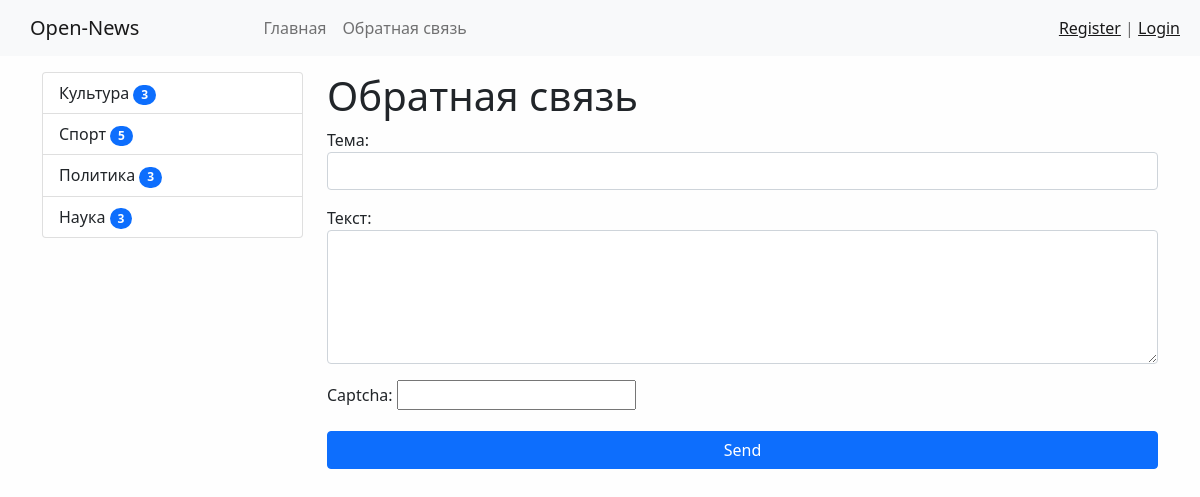
Page /contact/ on the committed database.
### news/models.py (models this page shows, shortened)
class Category(models.Model):
    title = models.CharField(max_length=150, db_index=True, verbose_name='Наименование категории')
    class Meta:
        verbose_name = 'Категорию'
        verbose_name_plural = 'Категории'
        ordering = ['title']
    def get_absolute_url(self):
        return reverse('category', kwargs={'category_id': self.pk})

### news/views.py (the view)
# urls.py: path('contact/', contact, name='contact'),
def contact(request):
    if request.method == 'POST':
        form = ContactForm(request.POST)
        if form.is_valid():
            mail = send_mail(
                form.cleaned_data['subject'],
                form.cleaned_data['content'],
                'tosha-mitrokhin@mail.ru',
                ['vanechka-nikitin-2004@mail.ru'],
                fail_silently=True,
            )
            if mail:
                messages.success(request, 'Письмо отправлено')
                return redirect('contact')
            else:
                messages.error(request, 'Ошибка отправки')
        else:
            messages.error(request, 'Ошибка валидации')
    else:
        form = ContactForm()
    return render(request, 'news/test.html', {'form': form})

### news/forms.py
class ContactForm(forms.Form):
    subject = forms.CharField(
        label='Тема',
        widget=forms.TextInput(attrs={'class': 'form-control'}),
    )
    content = forms.CharField(label='Текст', widget=forms.Textarea(
         attrs={
             "class": "form-control",
             "rows": 5
         }))
    captcha = CaptchaField()

### news/templatetags/news_tags.py (called while the page is built)
@register.inclusion_tag('news/list_categories.html')
def show_categories():
    categories = Category.objects.annotate(cnt=Count('news', filter=F('news__is_published'))).filter(cnt__gt=0)
    return {'categories': categories}

### news/templates/news/test.html (shortened to what this page needs)
{% extends 'base.html' %}
{% block sidebar %}
    {% include 'inc/_sidebar.html' %}
{% endblock %}
{% block content %}
    <h1>Обратная связь</h1>
    <form method="post">
        {{ form.as_p }}
        <button type="submit" class="btn btn-primary" style="width: 100%;margin: 5px auto;">Send</button>
    </form>
{% endblock %}

### news/templates/news/list_categories.html
<div class="list-group">
    {% for item in categories %}
        <a href="{{ item.get_absolute_url }}"
           class="list-group-item list-group-item-action">{{ item.title }}
            <span class="badge bg-primary rounded-pill">{{ item.cnt }}</span></a>
    {% endfor %}
</div>

### testsite/static/css/style.css (style rules this page uses)
body { background-color: #fefefe; }

### rows in the picture
Category: title "Культура", cnt "3"
Category: title "Спорт", cnt "5"
Category: title "Политика", cnt "3"
Category: title "Наука", cnt "3"
